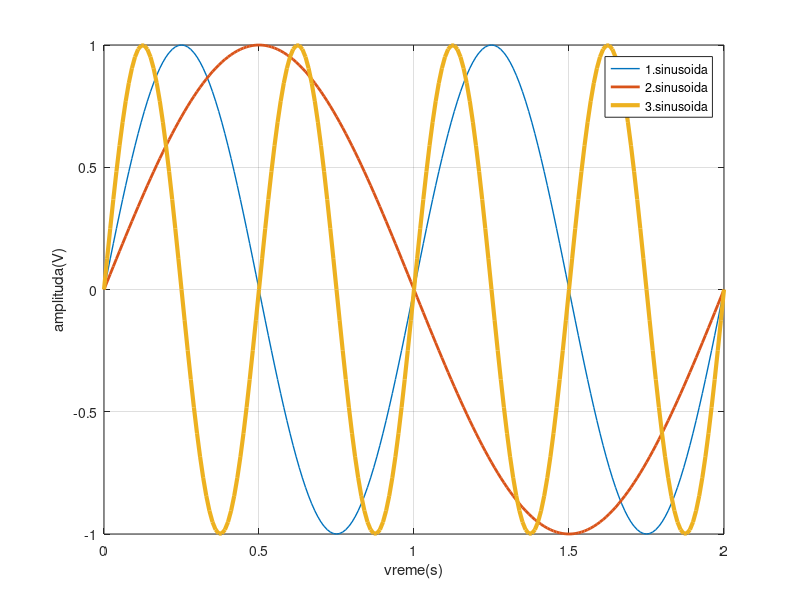

This figure's MATLAB source:
t = 0:0.01:2;

sig1 = sin(2*pi*1*t);
sig2 = sin(2*pi*0.5*t);
sig3 = sin(2*pi*2*t);


figure
title('sinusoide')
plot(t,sig1, 'linewidth', 1)
hold on
plot(t,sig2, 'linewidth', 2)
plot(t,sig3, 'linewidth', 3)

legend('1.sinusoida','2.sinusoida','3.sinusoida')
xlabel('vreme(s)')
ylabel('amplituda(V)')


grid on 


